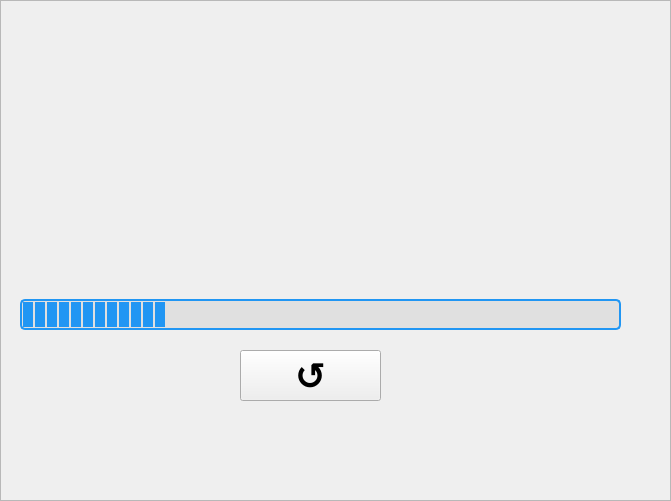
  <widget class="QFrame" name="results">
   <property name="geometry">
    <rect>
     <x>0</x>
     <y>-10</y>
     <width>671</width>
     <height>501</height>
    </rect>
   </property>
   <property name="palette">
    <palette>
     <active>
      <colorrole role="WindowText">
       <brush brushstyle="SolidPattern">
        <color alpha="255">
         <red>0</red>
         <green>0</green>
         <blue>0</blue>
        </color>
       </brush>
      </colorrole>
     </active>
     <inactive>
      <colorrole role="WindowText">
       <brush brushstyle="SolidPattern">
        <color alpha="255">
         <red>0</red>
         <green>0</green>
         <blue>0</blue>
        </color>
       </brush>
      </colorrole>
     </inactive>
     <disabled>
      <colorrole role="WindowText">
       <brush brushstyle="SolidPattern">
        <color alpha="255">
         <red>120</red>
         <green>120</green>
         <blue>120</blue>
        </color>
       </brush>
      </colorrole>
     </disabled>
    </palette>
   </property>
   <property name="autoFillBackground">
    <bool>true</bool>
   </property>
   <property name="frameShape">
    <enum>QFrame::StyledPanel</enum>
   </property>
   <property name="frameShadow">
    <enum>QFrame::Raised</enum>
   </property>
   <widget class="QFrame" name="resultsBackground">
    <property name="geometry">
     <rect>
      <x>-20</x>
      <y>-11</y>
      <width>711</width>
      <height>521</height>
     </rect>
    </property>
    <property name="font">
     <font>
      <pointsize>48</pointsize>
      <bold>true</bold>
     </font>
    </property>
    <property name="frameShape">
     <enum>QFrame::StyledPanel</enum>
    </property>
    <property name="frameShadow">
     <enum>QFrame::Raised</enum>
    </property>
    <widget class="QProgressBar" name="progressBar">
     <property name="geometry">
      <rect>
       <x>40</x>
       <y>310</y>
       <width>601</width>
       <height>31</height>
      </rect>
     </property>
     <property name="styleSheet">
      <string notr="true">#progressBar {
    border: 2px solid #2196F3;
    border-radius: 5px;
    background-color: #E0E0E0;
}
#progressBar::chunk {
    background-color: #2196F3;
    width: 10px; 
    margin: 0.5px;
}</string>
     </property>
     <property name="value">
      <number>24</number>
     </property>
     <property name="textVisible">
      <bool>false</bool>
     </property>
    </widget>
   </widget>
   <widget class="QToolButton" name="reset">
    <property name="geometry">
     <rect>
      <x>240</x>
      <y>350</y>
      <width>141</width>
      <height>51</height>
     </rect>
    </property>
    <property name="font">
     <font>
      <pointsize>28</pointsize>
      <bold>true</bold>
     </font>
    </property>
    <property name="text">
     <string>↺</string>
    </property>
   </widget>
   <widget class="QFrame" name="displayResults">
    <property name="geometry">
     <rect>
      <x>20</x>
      <y>50</y>
      <width>601</width>
      <height>221</height>
     </rect>
    </property>
    <property name="sizePolicy">
     <sizepolicy hsizetype="Fixed" vsizetype="Fixed">
      <horstretch>0</horstretch>
      <verstretch>0</verstretch>
     </sizepolicy>
    </property>
    <property name="autoFillBackground">
     <bool>true</bool>
    </property>
    <property name="styleSheet">
     <string notr="true"/>
    </property>
    <property name="frameShape">
     <enum>QFrame::Box</enum>
    </property>
    <property name="frameShadow">
     <enum>QFrame::Raised</enum>
    </property>
    <property name="lineWidth">
     <number>0</number>
    </property>
   </widget>
  </widget>
